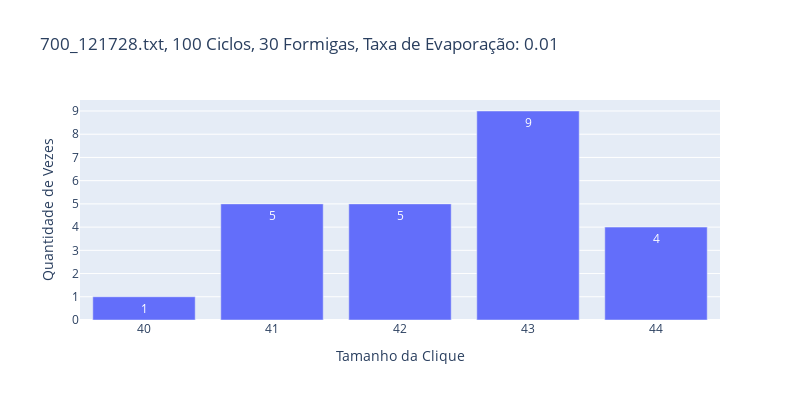

The code cell stored with this chart in its notebook:
### Code cell
plot(results, "700_121728.txt, 100 Ciclos, 30 Formigas, Taxa de Evaporação: 0.01")

### Figure 1 — Plotly figure (JSON) as saved in the notebook; plotly's stock layout.template omitted (floating-point values rounded to 4 significant figures)
{"data": [{"alignmentgroup": "True", "hovertemplate": "x=%{x}<br>y=%{y}<extra></extra>", "legendgroup": "", "marker": {"color": "#636efa", "pattern": {"shape": ""}}, "name": "", "offsetgroup": "", "orientation": "v", "showlegend": false, "textposition": "auto", "texttemplate": "%{y}", "type": "bar", "x": [43, 41, 44, 42, 40], "xaxis": "x", "y": [9, 5, 4, 5, 1], "yaxis": "y"}], "layout": {"barmode": "relative", "height": 400, "legend": {"tracegroupgap": 0}, "title": {"text": "700_121728.txt, 100 Ciclos, 30 Formigas, Taxa de Evaporação: 0.01"}, "width": 800, "xaxis": {"anchor": "y", "domain": [0, 1], "nticks": 6, "title": {"text": "Tamanho da Clique"}}, "yaxis": {"anchor": "x", "domain": [0, 1], "nticks": 10, "title": {"text": "Quantidade de Vezes"}}}}
